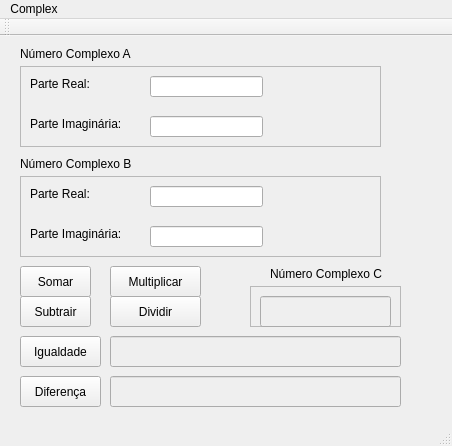
<?xml version="1.0" encoding="UTF-8"?>
<ui version="4.0">
 <class>MainWindow</class>
 <widget class="QMainWindow" name="MainWindow">
  <property name="geometry">
   <rect>
    <x>0</x>
    <y>0</y>
    <width>452</width>
    <height>446</height>
   </rect>
  </property>
  <property name="windowTitle">
   <string>MainWindow</string>
  </property>
  <widget class="QWidget" name="centralWidget">
   <widget class="QFrame" name="frame">
    <property name="geometry">
     <rect>
      <x>20</x>
      <y>30</y>
      <width>361</width>
      <height>81</height>
     </rect>
    </property>
    <property name="frameShape">
     <enum>QFrame::StyledPanel</enum>
    </property>
    <property name="frameShadow">
     <enum>QFrame::Raised</enum>
    </property>
    <widget class="QLineEdit" name="lineEdit">
     <property name="geometry">
      <rect>
       <x>130</x>
       <y>10</y>
       <width>113</width>
       <height>21</height>
      </rect>
     </property>
    </widget>
    <widget class="QLineEdit" name="lineEdit_2">
     <property name="geometry">
      <rect>
       <x>130</x>
       <y>50</y>
       <width>113</width>
       <height>21</height>
      </rect>
     </property>
    </widget>
    <widget class="QLabel" name="label_4">
     <property name="geometry">
      <rect>
       <x>10</x>
       <y>10</y>
       <width>71</width>
       <height>16</height>
      </rect>
     </property>
     <property name="text">
      <string>Parte Real:</string>
     </property>
    </widget>
    <widget class="QLabel" name="label_5">
     <property name="geometry">
      <rect>
       <x>10</x>
       <y>50</y>
       <width>111</width>
       <height>16</height>
      </rect>
     </property>
     <property name="text">
      <string>Parte Imaginária:</string>
     </property>
    </widget>
   </widget>
   <widget class="QPushButton" name="pushButton">
    <property name="geometry">
     <rect>
      <x>20</x>
      <y>230</y>
      <width>71</width>
      <height>31</height>
     </rect>
    </property>
    <property name="text">
     <string>Somar</string>
    </property>
   </widget>
   <widget class="QLabel" name="label">
    <property name="geometry">
     <rect>
      <x>20</x>
      <y>10</y>
      <width>141</width>
      <height>16</height>
     </rect>
    </property>
    <property name="text">
     <string>Número Complexo A</string>
    </property>
   </widget>
   <widget class="QLabel" name="label_2">
    <property name="geometry">
     <rect>
      <x>20</x>
      <y>120</y>
      <width>141</width>
      <height>16</height>
     </rect>
    </property>
    <property name="text">
     <string>Número Complexo B</string>
    </property>
   </widget>
   <widget class="QFrame" name="frame_3">
    <property name="geometry">
     <rect>
      <x>20</x>
      <y>140</y>
      <width>361</width>
      <height>81</height>
     </rect>
    </property>
    <property name="frameShape">
     <enum>QFrame::StyledPanel</enum>
    </property>
    <property name="frameShadow">
     <enum>QFrame::Raised</enum>
    </property>
    <widget class="QLineEdit" name="lineEdit_3">
     <property name="geometry">
      <rect>
       <x>130</x>
       <y>10</y>
       <width>113</width>
       <height>21</height>
      </rect>
     </property>
    </widget>
    <widget class="QLineEdit" name="lineEdit_4">
     <property name="geometry">
      <rect>
       <x>130</x>
       <y>50</y>
       <width>113</width>
       <height>21</height>
      </rect>
     </property>
    </widget>
    <widget class="QLabel" name="label_6">
     <property name="geometry">
      <rect>
       <x>10</x>
       <y>10</y>
       <width>71</width>
       <height>16</height>
      </rect>
     </property>
     <property name="text">
      <string>Parte Real:</string>
     </property>
    </widget>
    <widget class="QLabel" name="label_7">
     <property name="geometry">
      <rect>
       <x>10</x>
       <y>50</y>
       <width>111</width>
       <height>16</height>
      </rect>
     </property>
     <property name="text">
      <string>Parte Imaginária:</string>
     </property>
    </widget>
   </widget>
   <widget class="QFrame" name="frame_2">
    <property name="geometry">
     <rect>
      <x>250</x>
      <y>250</y>
      <width>151</width>
      <height>41</height>
     </rect>
    </property>
    <property name="frameShape">
     <enum>QFrame::StyledPanel</enum>
    </property>
    <property name="frameShadow">
     <enum>QFrame::Raised</enum>
    </property>
    <widget class="QLineEdit" name="lineEdit_5">
     <property name="enabled">
      <bool>false</bool>
     </property>
     <property name="geometry">
      <rect>
       <x>10</x>
       <y>10</y>
       <width>131</width>
       <height>31</height>
      </rect>
     </property>
    </widget>
   </widget>
   <widget class="QLabel" name="label_10">
    <property name="geometry">
     <rect>
      <x>270</x>
      <y>230</y>
      <width>121</width>
      <height>16</height>
     </rect>
    </property>
    <property name="text">
     <string>Número Complexo C</string>
    </property>
   </widget>
   <widget class="QPushButton" name="pushButton_2">
    <property name="geometry">
     <rect>
      <x>20</x>
      <y>260</y>
      <width>71</width>
      <height>31</height>
     </rect>
    </property>
    <property name="text">
     <string>Subtrair</string>
    </property>
   </widget>
   <widget class="QPushButton" name="pushButton_3">
    <property name="geometry">
     <rect>
      <x>110</x>
      <y>230</y>
      <width>91</width>
      <height>31</height>
     </rect>
    </property>
    <property name="text">
     <string>Multiplicar</string>
    </property>
   </widget>
   <widget class="QPushButton" name="pushButton_4">
    <property name="geometry">
     <rect>
      <x>110</x>
      <y>260</y>
      <width>91</width>
      <height>31</height>
     </rect>
    </property>
    <property name="text">
     <string>Dividir</string>
    </property>
   </widget>
   <widget class="QPushButton" name="pushButton_5">
    <property name="geometry">
     <rect>
      <x>20</x>
      <y>300</y>
      <width>81</width>
      <height>31</height>
     </rect>
    </property>
    <property name="text">
     <string>Igualdade</string>
    </property>
   </widget>
   <widget class="QPushButton" name="pushButton_6">
    <property name="geometry">
     <rect>
      <x>20</x>
      <y>340</y>
      <width>81</width>
      <height>31</height>
     </rect>
    </property>
    <property name="text">
     <string>Diferença</string>
    </property>
   </widget>
   <widget class="QLineEdit" name="lineEdit_6">
    <property name="enabled">
     <bool>false</bool>
    </property>
    <property name="geometry">
     <rect>
      <x>110</x>
      <y>300</y>
      <width>291</width>
      <height>31</height>
     </rect>
    </property>
   </widget>
   <widget class="QLineEdit" name="lineEdit_7">
    <property name="enabled">
     <bool>false</bool>
    </property>
    <property name="geometry">
     <rect>
      <x>110</x>
      <y>340</y>
      <width>291</width>
      <height>31</height>
     </rect>
    </property>
   </widget>
  </widget>
  <widget class="QToolBar" name="mainToolBar">
   <attribute name="toolBarArea">
    <enum>TopToolBarArea</enum>
   </attribute>
   <attribute name="toolBarBreak">
    <bool>false</bool>
   </attribute>
  </widget>
  <widget class="QStatusBar" name="statusBar"/>
  <widget class="QMenuBar" name="menuBar">
   <property name="geometry">
    <rect>
     <x>0</x>
     <y>0</y>
     <width>452</width>
     <height>21</height>
    </rect>
   </property>
   <widget class="QMenu" name="menuComplex">
    <property name="title">
     <string>Complex</string>
    </property>
   </widget>
   <addaction name="menuComplex"/>
  </widget>
 </widget>
 <layoutdefault spacing="6" margin="11"/>
 <resources/>
 <connections/>
</ui>
